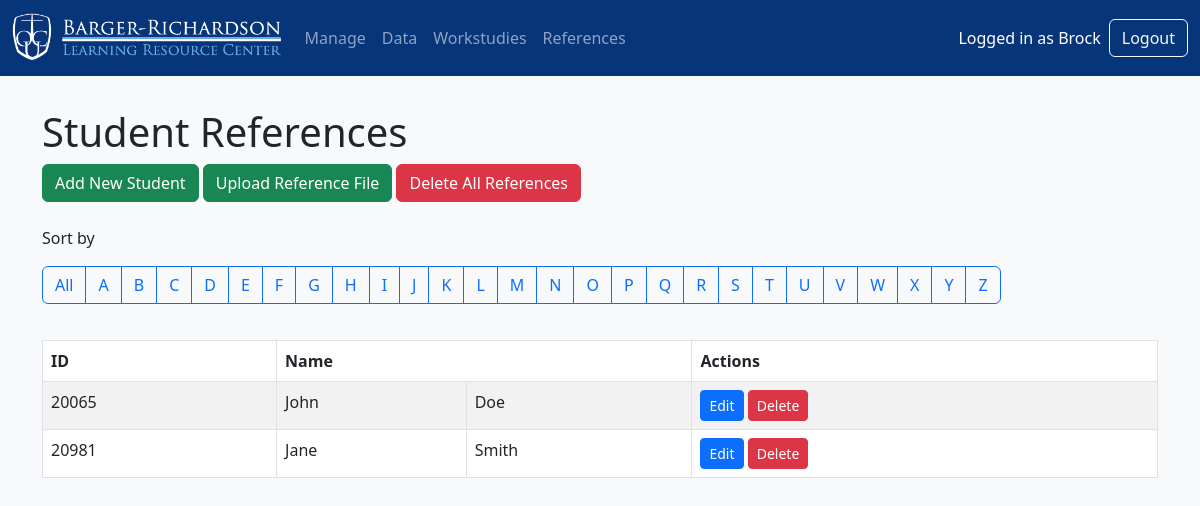
Screenshot of /references/ (signed in) with the database file from the repository.
### users/models.py (models this page shows, shortened)
class CustomUser(AbstractUser):
    is_workstudy = models.BooleanField(default=False)
    default_password_used = models.BooleanField(default=True)
    REQUIRED_FIELDS = ['email', 'first_name', 'last_name']  # Required for createsuperuser

### sign_in/models.py (models this page shows, shortened)
class StudentReference(models.Model):
    student_id = models.IntegerField(unique=True)
    first_name = models.CharField(max_length=50)
    last_name = models.CharField(max_length=50)

### reports/views.py (the view)
# urls.py: path('', views.reference_list, name='reference_list'),
@admin_required
def reference_list(request, letter = None):
    if letter:
        references = StudentReference.objects.filter(last_name__istartswith=letter).order_by('last_name', 'first_name')
    else:
        references = StudentReference.objects.all().order_by('last_name', 'first_name')
    return render(request, 'reports/reference_list.html', {'references': references})

### reports/templates/reports/reference_list.html (shortened to what this page needs)
{% extends 'base.html' %}
{% block content %}
<h1>Student References</h1>
<a href="{% url 'reports:reference_add' %}" class="btn btn-success">Add New Student</a>
<a href="{% url 'reports:upload_reference' %}" class="btn btn-success">Upload Reference File</a>
<form method="post" action="{% url 'reports:reference_delete_all' %}" style="display:inline;" onsubmit="return confirm('Are you sure you want to delete all student references? This action cannot be undone.')">
    <button type="submit" class="btn btn-danger">Delete All References</button>
</form>
<div>
    <br>
    <p>Sort by</p>
    <p class="btn-group">
        <a href="{% url 'reports:reference_list' %}" class="btn btn-outline-primary">All</a>
        {% for letter in 'ABCDEFGHIJKLMNOPQRSTUVWXYZ' %}
            <a href="{% url 'reports:reference_list_letter' letter %}" class="btn btn-outline-primary">{{ letter }}</a>
        {% endfor %}
    </p>
</div>
<table border="1" style="margin-top: 20px;" class="table table-striped table-bordered">
    <thead>
        <tr>
            <th>ID</th>
            <th colspan="2">Name</th>
            <th>Actions</th>
        </tr>
    </thead>
    <tbody>
        {% for student in references %}
            <tr>
                <td>{{ student.student_id }}</td>
                <td>{{ student.first_name }}</td>
                <td>{{ student.last_name }}</td>
                <td>
                    <a href="{% url 'reports:reference_edit' student.student_id %}"><button class="btn btn-primary btn-sm">Edit</button></a>
                    <form method="post" action="{% url 'reports:reference_delete' student.student_id %}" style="display:inline;" onsubmit="return confirm('Are you sure you want to delete this reference?')">
                        <button type="submit" class="btn btn-danger btn-sm">Delete</button>
                    </form>
                </td>
            </tr>
        {% empty %}
            <tr>
                <td colspan="4">No student references found.</td>
            </tr>
        {% endfor %}
    </tbody>
</table>
{% endblock %}

### templates/base.html (shortened to what this page needs)
{% load static %}
<!DOCTYPE html>
<html lang="en">
<head>
    <link rel="stylesheet" href="https://cdn.jsdelivr.net/npm/bootstrap@5.3.0/dist/css/bootstrap.min.css">
    <link rel="stylesheet" href="{% static 'css/style.css' %}"
</head>
<body style="padding: 0;">
    <nav class="navbar navbar-expand-lg navbar-dark bg-dark">
        <div class="container-fluid">
            <a class="navbar-brand" href="{% url 'sign_in:home' %}"><img src="{% static 'images/library_logo.png' %}" class="img-fluid" style="height: 50px;"></a>
            <div class="collapse navbar-collapse">
                <ul class="navbar-nav me-auto mb-2 mb-lg-0">
                    {% if user.is_superuser %}
                        <li class="nav-item">
                            <a class="nav-link" href="{% url 'sign_in:manage' %}">Manage</a>
                        </li>
                        <li class="nav-item">
                            <a class="nav-link" href="{% url 'dashboard:data' %}">Data</a>
                        </li>
                        <li class="nav-item">
                            <a class="nav-link" href="{% url 'users:workstudy_list' %}">Workstudies</a>
                        </li>
                        <li class="nav-item">
                            <a class="nav-link" href="{% url 'reports:reference_list' %}">References</a>
                        </li>
                    {% endif %}
                </ul>
                {% if user.is_authenticated %}
                    <span class="navbar-text text-white me-2">
                        Logged in as {{ user.first_name }}
                    </span>
                    <a class="btn btn-outline-light" href="{% url 'users:logout' %}">Logout</a>
                {% else %}
                    <a class="btn btn-outline-light" href="{% url 'users:login' %}">Employee Login</a>
                {% endif %}
            </div>
        </div>
    </nav>
    <div class="container">
        {% block content %}
        {% endblock %}
    </div>
</body>
</html>

### static/css/style.css (style rules this page uses)
body { padding: 2rem; background-color: #f8f9fa; }
.navbar { margin-bottom: 2rem; }
.bg-dark { --bs-bg-opacity: 1; background-color: #06357A !important; }

### rows the page displays
CustomUser: first_name "Brock"
StudentReference: student_id "20065", first_name "John", last_name "Doe"
StudentReference: student_id "20981", first_name "Jane", last_name "Smith"

### other values shown
{{ letter }} "A" "B" "C" "D" "E" "F" "G" "H" "I" "J" "K" "L" "M" "N" "O" "P" "Q" "R" "S" "T" "U" "V" "W" "X" "Y" "Z"
